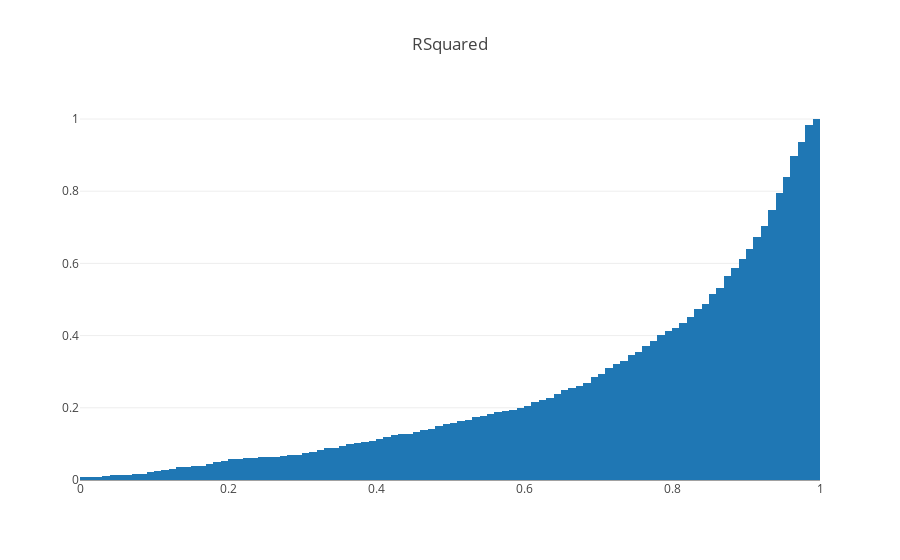

Source (notebook cell):
### Code cell
######Importiere Plotly Tools
from plotly import tools
import plotly.offline as py
py.init_notebook_mode(connected=True)
import plotly.graph_objs as go 

"""
Graphische Darstellung von der Verteilung von Rsquared als Histogramm
"""


df_regression_result = pd.read_csv("regression_results.csv",sep=',') #Regressionsergebnisse wieder reinladen


#Histogrammobjekt erstellen
trace0 = go.Histogram(
    x= df_regression_result['RsquaredTest'],histnorm='probability',
    autobinx=False,
    xbins=dict(
        start=0,
        end=1,
        size=0.01
    ),
    cumulative=dict(enabled=True)
    
           

)

data = [trace0]
layout = go.Layout(
    title='RSquared',
    xaxis = dict(range=[0, 1])

)
fig = go.Figure(data=data, layout=layout)
py.iplot(fig, filename='cryto-regression')

### Figure 1 — Plotly figure (JSON) as saved in the notebook; plotly's stock layout.template omitted (floating-point values rounded to 4 significant figures; data arrays with more than 128 entries replaced by an {"elided": "..."} marker saying what was removed)
{"data": [{"autobinx": false, "cumulative": {"enabled": true}, "histnorm": "probability", "type": "histogram", "x": {"elided": "1300 float values"}, "xbins": {"end": 1, "size": 0.01, "start": 0}}], "layout": {"title": "RSquared", "xaxis": {"range": [0, 1]}}}
